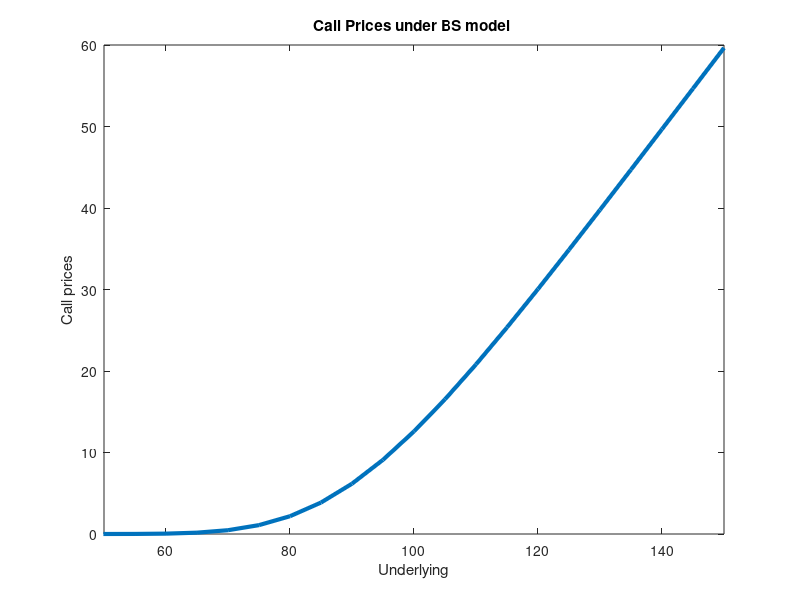

This chart was generated by the following MATLAB code:
tic
clear;
clc;
clf;

Sigma=0.25;
elasticity = 1.9999; %elasticity
%dynamics.volcoeff = 3;
r = 0.10; %rate

T = 0.5;
K = 95;
StrCallPut='Call';
Underlying=40:5:150;
[c,p]=blsprice(Underlying, K, r, T, Sigma);
plot(Underlying,c,'LineWidth',3)
xlim([50 150])
ylim([0 60])
title('Call Prices under BS model ')
xlabel('Underlying')
ylabel('Call prices')
toc